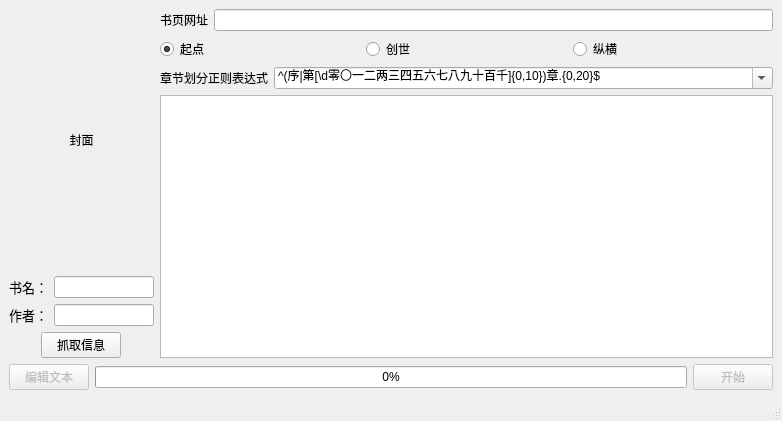
<?xml version="1.0" encoding="UTF-8"?>
<ui version="4.0">
 <author>paleneutron</author>
 <class>MainWindow</class>
 <widget class="QMainWindow" name="MainWindow">
  <property name="geometry">
   <rect>
    <x>0</x>
    <y>0</y>
    <width>782</width>
    <height>421</height>
   </rect>
  </property>
  <property name="acceptDrops">
   <bool>true</bool>
  </property>
  <property name="windowTitle">
   <string>EpubBuilder</string>
  </property>
  <property name="windowIcon">
   <iconset>
    <normaloff>Builder.ico</normaloff>Builder.ico</iconset>
  </property>
  <widget class="QWidget" name="centralwidget">
   <layout class="QGridLayout" name="gridLayout">
    <item row="1" column="0" colspan="2">
     <layout class="QHBoxLayout" name="horizontalLayout">
      <item>
       <widget class="QPushButton" name="pushButton_edit_text">
        <property name="enabled">
         <bool>false</bool>
        </property>
        <property name="text">
         <string>编辑文本</string>
        </property>
       </widget>
      </item>
      <item>
       <widget class="QProgressBar" name="progressBar">
        <property name="value">
         <number>0</number>
        </property>
       </widget>
      </item>
      <item>
       <widget class="QPushButton" name="pushButton_start_build">
        <property name="enabled">
         <bool>false</bool>
        </property>
        <property name="text">
         <string>开始</string>
        </property>
       </widget>
      </item>
     </layout>
    </item>
    <item row="0" column="1">
     <layout class="QVBoxLayout" name="verticalLayout" stretch="0,0,0,0">
      <property name="sizeConstraint">
       <enum>QLayout::SetDefaultConstraint</enum>
      </property>
      <item>
       <layout class="QHBoxLayout" name="horizontalLayout_3">
        <item>
         <widget class="QLabel" name="label_bookpage">
          <property name="text">
           <string>书页网址</string>
          </property>
          <property name="buddy">
           <cstring>lineEdit_bookpage</cstring>
          </property>
         </widget>
        </item>
        <item>
         <widget class="QLineEdit" name="lineEdit_bookpage"/>
        </item>
       </layout>
      </item>
      <item>
       <layout class="QHBoxLayout" name="horizontalLayout_8">
        <item>
         <widget class="QRadioButton" name="radioButton_qidian">
          <property name="text">
           <string>起点</string>
          </property>
          <property name="checked">
           <bool>true</bool>
          </property>
         </widget>
        </item>
        <item>
         <widget class="QRadioButton" name="radioButton_chuangshi">
          <property name="text">
           <string>创世</string>
          </property>
         </widget>
        </item>
        <item>
         <widget class="QRadioButton" name="radioButton_zongheng">
          <property name="text">
           <string>纵横</string>
          </property>
         </widget>
        </item>
       </layout>
      </item>
      <item>
       <layout class="QHBoxLayout" name="horizontalLayout_2">
        <property name="sizeConstraint">
         <enum>QLayout::SetNoConstraint</enum>
        </property>
        <item>
         <widget class="QLabel" name="label_re">
          <property name="text">
           <string>章节划分正则表达式</string>
          </property>
          <property name="textFormat">
           <enum>Qt::AutoText</enum>
          </property>
          <property name="buddy">
           <cstring>comboBox_re</cstring>
          </property>
         </widget>
        </item>
        <item>
         <widget class="QComboBox" name="comboBox_re">
          <property name="minimumSize">
           <size>
            <width>100</width>
            <height>0</height>
           </size>
          </property>
          <property name="editable">
           <bool>true</bool>
          </property>
          <item>
           <property name="text">
            <string>^(序|第[\d零〇一二两三四五六七八九十百千]{0,10})章.{0,20}$</string>
           </property>
          </item>
          <item>
           <property name="text">
            <string>^第[\d零〇一二两三四五六七八九十百千]{0,10}卷.{0,20}(序|第[\d零〇一二三四五六七八九十百千]{0,10})章.{0,20}$</string>
           </property>
          </item>
          <item>
           <property name="text">
            <string>^.{0,5}第[\d零〇一二两三四五六七八九十百千]{0,10}章.{0,20}$</string>
           </property>
          </item>
          <item>
           <property name="text">
            <string>^\d{1,4}.{1,30}$</string>
           </property>
          </item>
          <item>
           <property name="text">
            <string>^[\d零〇一二两三四五六七八九十百千]{1,10}[、 ]{1,3}.{0,20}$</string>
           </property>
          </item>
         </widget>
        </item>
       </layout>
      </item>
      <item>
       <widget class="QTextEdit" name="textEdit_chapter">
        <property name="font">
         <font>
          <family>微软雅黑</family>
          <pointsize>12</pointsize>
         </font>
        </property>
       </widget>
      </item>
     </layout>
    </item>
    <item row="0" column="0">
     <layout class="QVBoxLayout" name="verticalLayout_2" stretch="4,1,1,1">
      <item>
       <widget class="QLabel" name="label_cover">
        <property name="maximumSize">
         <size>
          <width>210</width>
          <height>280</height>
         </size>
        </property>
        <property name="text">
         <string>封面</string>
        </property>
        <property name="scaledContents">
         <bool>true</bool>
        </property>
        <property name="alignment">
         <set>Qt::AlignCenter</set>
        </property>
       </widget>
      </item>
      <item>
       <layout class="QHBoxLayout" name="horizontalLayout_6">
        <item>
         <widget class="QLabel" name="label_title">
          <property name="font">
           <font>
            <family>微软雅黑</family>
            <pointsize>10</pointsize>
           </font>
          </property>
          <property name="text">
           <string>书名：</string>
          </property>
          <property name="buddy">
           <cstring>lineEdit_title</cstring>
          </property>
         </widget>
        </item>
        <item>
         <widget class="QLineEdit" name="lineEdit_title">
          <property name="minimumSize">
           <size>
            <width>100</width>
            <height>0</height>
           </size>
          </property>
         </widget>
        </item>
       </layout>
      </item>
      <item>
       <layout class="QHBoxLayout" name="horizontalLayout_5">
        <item>
         <widget class="QLabel" name="label_author">
          <property name="font">
           <font>
            <family>微软雅黑</family>
            <pointsize>10</pointsize>
           </font>
          </property>
          <property name="text">
           <string>作者：</string>
          </property>
          <property name="buddy">
           <cstring>lineEdit_author</cstring>
          </property>
         </widget>
        </item>
        <item>
         <widget class="QLineEdit" name="lineEdit_author"/>
        </item>
       </layout>
      </item>
      <item>
       <layout class="QHBoxLayout" name="horizontalLayout_4">
        <item>
         <spacer name="horizontalSpacer">
          <property name="orientation">
           <enum>Qt::Horizontal</enum>
          </property>
          <property name="sizeHint" stdset="0">
           <size>
            <width>40</width>
            <height>20</height>
           </size>
          </property>
         </spacer>
        </item>
        <item>
         <widget class="QPushButton" name="pushButton_get_info">
          <property name="text">
           <string>抓取信息</string>
          </property>
         </widget>
        </item>
        <item>
         <spacer name="horizontalSpacer_2">
          <property name="orientation">
           <enum>Qt::Horizontal</enum>
          </property>
          <property name="sizeHint" stdset="0">
           <size>
            <width>40</width>
            <height>20</height>
           </size>
          </property>
         </spacer>
        </item>
       </layout>
      </item>
     </layout>
    </item>
   </layout>
  </widget>
  <widget class="QMenuBar" name="menubar">
   <property name="geometry">
    <rect>
     <x>0</x>
     <y>0</y>
     <width>782</width>
     <height>21</height>
    </rect>
   </property>
  </widget>
  <widget class="QStatusBar" name="statusbar"/>
 </widget>
 <resources/>
 <connections/>
</ui>
